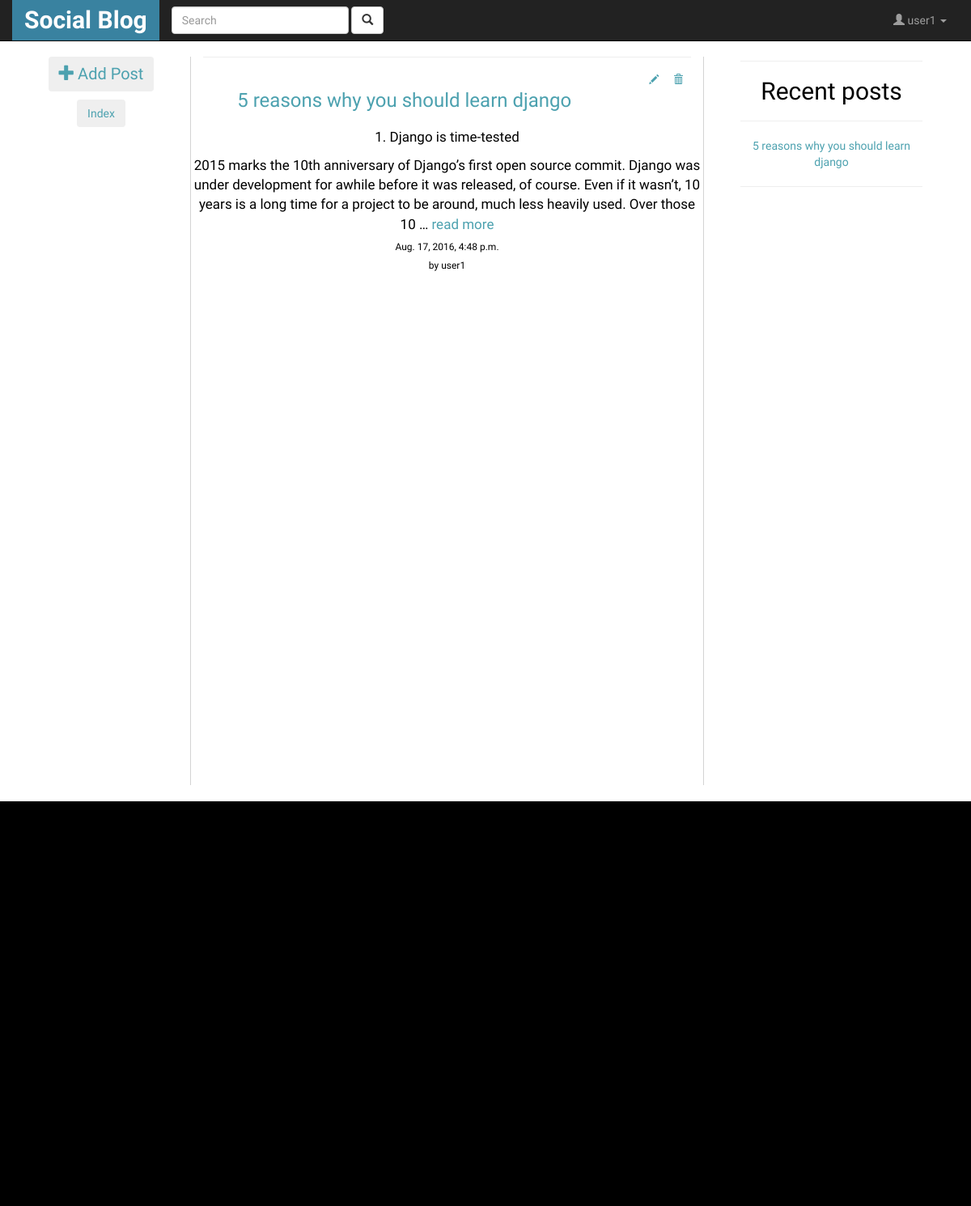
Before: / (signed in) with the older database file.
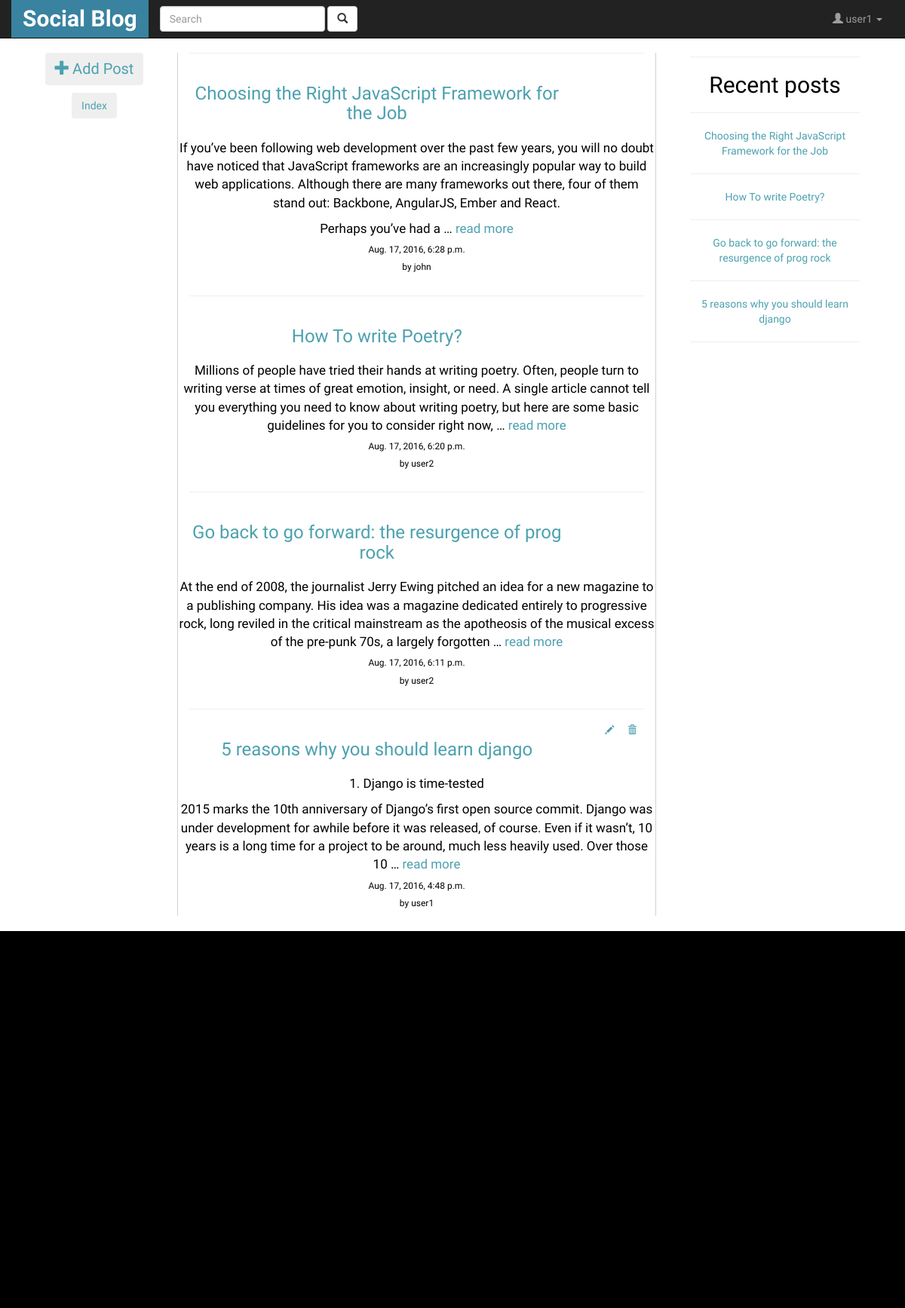
After: the same page with the newer database file.
### blog/models.py (models this page shows, shortened)
class Post(models.Model):
	title = models.CharField(max_length=140)
	body = models.TextField()
	user = models.ForeignKey(User,default=1)
	likes = models.IntegerField(blank=True,null=True)
	file_field = models.FileField(upload_to='profile/%Y/%m/%d',blank=True,default=None)
	created_on = models.DateTimeField(auto_now_add=True,auto_now=False,blank=True,null=True)

### blog/views.py (the view)
# urls.py: url(r'^$',login_required(PostListView.as_view()),name='blog-list'),
class PostListView(ListView):
    template_name = 'blog/blog_home.html'
    def get_queryset(self):
        querylist = Post.objects.all()
        query = self.request.GET.get("q")
        if query:
            querylist = querylist.filter(Q(title__icontains=query) |
                                         Q(body__icontains=query) |
                                         Q(user__username__icontains=query)).order_by('-created_on')
            return querylist
        return Post.objects.all().order_by('-created_on')[:25]

### templates/blog/blog_home.html (shortened to what this page needs)
{% extends 'base.html'%}
{% block content %}
	<div class="col-md-2" >
		<h3 id="addpost"><a href="/blog/create">
			<button class="btn">
			<span class="glyphicon glyphicon-plus" aria-hidden="true"></span>
			<span class="glyphicon-class">Add Post</span>
			</button>
		</a>
		</h3>
		<h4><a href="#index"><button class="btn">Index</button></a></h4>
	</div>
	<div class="col-md-7" >
		<div class="middle">
			{% for post in object_list  %}
				<div class="eachpost">
				<hr>
				<div class="row">
					<span class="col-md-10">
					<span class="posttitle">
						<h3>
				 			<a href="/blog/{{post.id}}" >{{post.title}}</a>
						</h3>
					</span>
					</span>
					{% if post.user == user%}
					<span class="col-md-2">
					<span class="editdelete"><a href="/blog/update/{{post.id}}">
									<span class="glyphicon glyphicon-pencil" aria-hidden="true"></span>
							</a> &nbsp;&nbsp;&nbsp;&nbsp;
							<a href="/blog/delete/{{post.id}}">
									<span class="glyphicon glyphicon-trash" aria-hidden="true"></span>
							</a>
						</span>
					</span>
					{% else %}
					<span class="col-md-2"></span>
				{% endif %}
				</div>
				<div class="row">
					<p>{{post.body|linebreaks|truncatewords:"50"}} <a href="/blog/{{post.id}}">read more</a></p>
					<h6>{{post.created_on}}</h6>
					<h6>by {{post.user.username}}</h6>
					</div>
				</div>
			{% endfor %}
		</div>
	</div>
	<div class="col-md-3" id="index">
		<div id="postlist">
		<hr>
		<center>
		<h2>Recent posts</h2>
		{% for post in object_list%}
			<hr class="hr_min">
			<a href="/blog/{{post.id}}">{{post.title}}</a>
		{% endfor %}
		</center>
		<hr>
		</div>
	</div>
{% endblock %}

### templates/base.html (shortened to what this page needs)
<!DOCTYPE html>
<html>
<head>
	{% load staticfiles %}
	<link rel="stylesheet" type="text/css" href="https://maxcdn.bootstrapcdn.com/bootstrap/3.3.7/css/bootstrap.min.css">
	<link rel="stylesheet" type="text/css" href="{% static 'blog/css/app.css' %}">
</head>
<body >
	<div class="container-fluid">
		<div class="row" id="header">
		{% include 'header.html'%}
		</div>
		<div class="row" id="content" >
			<div class="col-md-12">
				<center>
				<div class="container" id="commoncontent">
				{% block content %}
				{% endblock %}
				</div>
				</center>
		</div>
	</div>
	<br>
	<div class="row">
	<footer>
	{% include 'footer.html' %}
	</footer>
	</div>
		</div>
</body>
</html>

### templates/header.html (shortened to what this page needs)
<nav class="navbar navbar-default navbar-fixed-top navbar-inverse">
  <div class="container">
   		<div class="navbar-header">
      <a class="navbar-brand" href="/" id="logo"><b>Social Blog</b></a>
    </div>
    <div class="collapse navbar-collapse" id="bs-example-navbar-collapse-1">
      {% if notloggedin %}
      {% else %}
      <form class="navbar-form navbar-left" method="GET" action="">
        <div class="form-group">
          <input type="text" class="form-control" placeholder="Search" name="q" >
        </div>
        <button type="submit" class="btn btn-default">
           <span class="glyphicon glyphicon-search" aria-hidden="true"></span>
        </button>
      </form>
      {% endif %}
      <ul class="nav navbar-nav navbar-right">
      	{% if notloggedin %}
	        <li><a href="/accounts/login">Login</a></li>
	        <li><a href="/accounts/register">Register</a></li>
        {% else%}
	        <li class="dropdown">
	          <a href="#" class="dropdown-toggle" data-toggle="dropdown" role="button" aria-haspopup="true" aria-expanded="false">
	          	<span class="glyphicon glyphicon-user" aria-hidden="true"></span>
	          	<span class="glyphicon-class">{{user.username}} </span>
	          	<span class="caret"></span>
	          </a>
	        </li>
        {% endif %}
      </ul>
    </div>
  </div>
</nav>

### templates/footer.html
<div class="footer">
</div>

### static/blog/css/app.css (style rules this page uses)
body { font-family: 'PT Sans', sans-serif; opacity: 1; background-repeat: repeat; background-attachment: fixed; }
p { font-size: 17px; }
a { color:#4CA1AF; }
#logo { font-size: 30px; background-color: rgb(57, 130, 160); color:#fff; }
#header { color:#fff; }
#content { color:#000; border-radius:2%; min-height: 900px; padding-top: 20px; }
#commoncontent { margin-top: 30px; }
.middle { border-left: 0.4px solid #d3d3d3; border-right: 0.4px solid #d3d3d3; height:100%; min-height: 900px; }
.footer { height:500px; background-color: #000; width: 100%; }
#addpost { magin-top:100px; }
#addpost span { font-size:20px; }
.eachpost { background-color:#fff; border-radius: 5px; padding-right:15px; padding-left: 15px; }
.editdelete { font-size: 12px; float:right; margin-right:10px; }
#postlist { background-color:#fff; border-radius: 5px; padding:5px; padding-right:15px; padding-left: 15px; }

Changed rows visible on the page:
added Post: title "Choosing the Right JavaScript Framework for the Job", body "If you’ve been following web development over the past few years, you will no doubt have noticed that JavaScript frameworks are an increasingly popular way to build web applications. Although there are many frameworks out there, four of them stand out: Backbone, AngularJS, Ember and React. Perhaps you’ve had a …", created_on "Aug. 17, 2016, 6:28 p.m.", user.username "john"
added Post: title "How To write Poetry?", body "Millions of people have tried their hands at writing poetry. Often, people turn to writing verse at times of great emotion, insight, or need. A single article cannot tell you everything you need to know about writing poetry, but here are some basic guidelines for you to consider right now, …", created_on "Aug. 17, 2016, 6:20 p.m.", user.username "user2"
added Post: title "Go back to go forward: the resurgence of prog rock", body "At the end of 2008, the journalist Jerry Ewing pitched an idea for a new magazine to a publishing company. His idea was a magazine dedicated entirely to progressive rock, long reviled in the critical mainstream as the apotheosis of the musical excess of the pre-punk 70s, a largely forgotten …", created_on "Aug. 17, 2016, 6:11 p.m.", user.username "user2"
